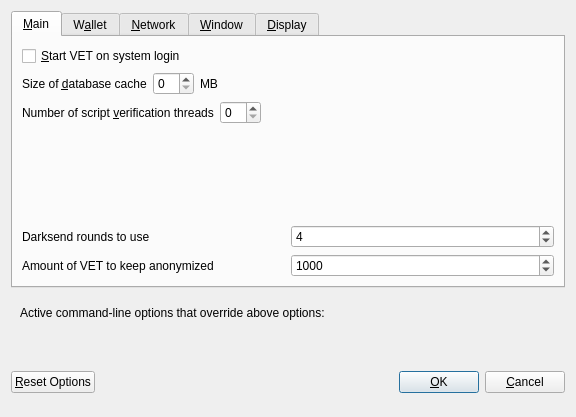
<?xml version="1.0" encoding="UTF-8"?>
<ui version="4.0">
 <class>OptionsDialog</class>
 <widget class="QDialog" name="OptionsDialog">
  <property name="geometry">
   <rect>
    <x>0</x>
    <y>0</y>
    <width>576</width>
    <height>417</height>
   </rect>
  </property>
  <property name="windowTitle">
   <string>Options</string>
  </property>
  <property name="modal">
   <bool>true</bool>
  </property>
  <layout class="QVBoxLayout" name="verticalLayout">
   <item>
    <widget class="QTabWidget" name="tabWidget">
     <property name="currentIndex">
      <number>0</number>
     </property>
     <widget class="QWidget" name="tabMain">
      <attribute name="title">
       <string>&amp;Main</string>
      </attribute>
      <layout class="QVBoxLayout" name="verticalLayout_Main">
       <item>
        <widget class="QCheckBox" name="bitcoinAtStartup">
         <property name="toolTip">
          <string>Automatically start VET after logging in to the system.</string>
         </property>
         <property name="text">
          <string>&amp;Start VET on system login</string>
         </property>
        </widget>
       </item>
       <item>
        <layout class="QHBoxLayout" name="horizontalLayout_2_Main">
         <item>
          <widget class="QLabel" name="databaseCacheLabel">
           <property name="text">
            <string>Size of &amp;database cache</string>
           </property>
           <property name="textFormat">
            <enum>Qt::PlainText</enum>
           </property>
           <property name="buddy">
            <cstring>databaseCache</cstring>
           </property>
          </widget>
         </item>
         <item>
          <widget class="QSpinBox" name="databaseCache"/>
         </item>
         <item>
          <widget class="QLabel" name="databaseCacheUnitLabel">
           <property name="text">
            <string>MB</string>
           </property>
           <property name="textFormat">
            <enum>Qt::PlainText</enum>
           </property>
          </widget>
         </item>
         <item>
          <spacer name="horizontalSpacer_2_Main">
           <property name="orientation">
            <enum>Qt::Horizontal</enum>
           </property>
           <property name="sizeHint" stdset="0">
            <size>
             <width>40</width>
             <height>20</height>
            </size>
           </property>
          </spacer>
         </item>
        </layout>
       </item>
       <item>
        <layout class="QHBoxLayout" name="horizontalLayout_3_Main">
         <item>
          <widget class="QLabel" name="threadsScriptVerifLabel">
           <property name="text">
            <string>Number of script &amp;verification threads</string>
           </property>
           <property name="textFormat">
            <enum>Qt::PlainText</enum>
           </property>
           <property name="buddy">
            <cstring>threadsScriptVerif</cstring>
           </property>
          </widget>
         </item>
         <item>
          <widget class="QSpinBox" name="threadsScriptVerif">
           <property name="toolTip">
            <string>(0 = auto, &lt;0 = leave that many cores free)</string>
           </property>
          </widget>
         </item>
         <item>
          <spacer name="horizontalSpacer_3_Main">
           <property name="orientation">
            <enum>Qt::Horizontal</enum>
           </property>
           <property name="sizeHint" stdset="0">
            <size>
             <width>40</width>
             <height>20</height>
            </size>
           </property>
          </spacer>
         </item>
        </layout>
       </item>
       <item>
        <spacer name="verticalSpacer_Main">
         <property name="orientation">
          <enum>Qt::Vertical</enum>
         </property>
         <property name="sizeHint" stdset="0">
          <size>
           <width>20</width>
           <height>40</height>
          </size>
         </property>
        </spacer>
       </item>
       <item>
        <layout class="QHBoxLayout" name="horizontalLayout_4_Main">
         <item>
          <widget class="QLabel" name="label">
           <property name="toolTip">
            <string>This setting determines the amount of individual masternodes that an input will be anonymized through.&lt;br/&gt;More rounds of anonymization gives a higher degree of privacy, but also costs more in fees.</string>
           </property>
           <property name="text">
            <string>Darksend rounds to use</string>
           </property>
          </widget>
         </item>
         <item>
          <widget class="QSpinBox" name="DarksendRounds">
           <property name="minimum">
            <number>2</number>
           </property>
           <property name="maximum">
            <number>8</number>
           </property>
           <property name="value">
            <number>4</number>
           </property>
          </widget>
         </item>
        </layout>
       </item>
       <item>
        <layout class="QHBoxLayout" name="horizontalLayout">
         <item>
          <widget class="QLabel" name="label_2">
           <property name="toolTip">
            <string>This amount acts as a threshold to turn off Darksend once it's reached.</string>
           </property>
           <property name="statusTip">
            <string notr="true"/>
           </property>
           <property name="whatsThis">
            <string notr="true"/>
           </property>
           <property name="accessibleName">
            <string notr="true"/>
           </property>
           <property name="accessibleDescription">
            <string notr="true"/>
           </property>
           <property name="text">
            <string>Amount of VET to keep anonymized</string>
           </property>
          </widget>
         </item>
         <item>
          <widget class="QSpinBox" name="anonymizeVET">
           <property name="minimum">
            <number>100</number>
           </property>
           <property name="maximum">
            <number>100000</number>
           </property>
           <property name="singleStep">
            <number>100</number>
           </property>
           <property name="value">
            <number>1000</number>
           </property>
          </widget>
         </item>
        </layout>
       </item>
      </layout>
     </widget>
     <widget class="QWidget" name="tabWallet">
      <attribute name="title">
       <string>W&amp;allet</string>
      </attribute>
      <layout class="QVBoxLayout" name="verticalLayout_Wallet">
       <item>
        <widget class="QGroupBox" name="groupBox">
         <property name="title">
          <string>Expert</string>
         </property>
         <layout class="QVBoxLayout" name="verticalLayout_2">
          <item>
           <widget class="QCheckBox" name="coinControlFeatures">
            <property name="toolTip">
             <string>Whether to show coin control features or not.</string>
            </property>
            <property name="text">
             <string>Enable coin &amp;control features</string>
            </property>
           </widget>
          </item>
          <item>
           <widget class="QCheckBox" name="showMasternodesTab">
            <property name="toolTip">
             <string>Show additional tab listing all your masternodes in first sub-tab&lt;br/&gt;and all masternodes on the network in second sub-tab.</string>
            </property>
            <property name="text">
             <string>Show Masternodes Tab</string>
            </property>
           </widget>
          </item>
          <item>
           <widget class="QCheckBox" name="spendZeroConfChange">
            <property name="toolTip">
             <string>If you disable the spending of unconfirmed change, the change from a transaction&lt;br/&gt;cannot be used until that transaction has at least one confirmation.&lt;br/&gt;This also affects how your balance is computed.</string>
            </property>
            <property name="text">
             <string>&amp;Spend unconfirmed change</string>
            </property>
           </widget>
          </item>
         </layout>
        </widget>
       </item>
       <item>
        <spacer name="verticalSpacer_Wallet">
         <property name="orientation">
          <enum>Qt::Vertical</enum>
         </property>
         <property name="sizeHint" stdset="0">
          <size>
           <width>20</width>
           <height>40</height>
          </size>
         </property>
        </spacer>
       </item>
      </layout>
     </widget>
     <widget class="QWidget" name="tabNetwork">
      <attribute name="title">
       <string>&amp;Network</string>
      </attribute>
      <layout class="QVBoxLayout" name="verticalLayout_Network">
       <item>
        <widget class="QCheckBox" name="mapPortUpnp">
         <property name="toolTip">
          <string>Automatically open the VET client port on the router. This only works when your router supports UPnP and it is enabled.</string>
         </property>
         <property name="text">
          <string>Map port using &amp;UPnP</string>
         </property>
        </widget>
       </item>
       <item>
        <widget class="QCheckBox" name="allowIncoming">
         <property name="toolTip">
          <string>Accept connections from outside</string>
         </property>
         <property name="text">
          <string>Allow incoming connections</string>
         </property>
        </widget>
       </item>
       <item>
        <widget class="QCheckBox" name="connectSocks">
         <property name="toolTip">
          <string>Connect to the VET network through a SOCKS5 proxy.</string>
         </property>
         <property name="text">
          <string>&amp;Connect through SOCKS5 proxy (default proxy):</string>
         </property>
        </widget>
       </item>
       <item>
        <layout class="QHBoxLayout" name="horizontalLayout_1_Network">
         <item>
          <widget class="QLabel" name="proxyIpLabel">
           <property name="text">
            <string>Proxy &amp;IP:</string>
           </property>
           <property name="textFormat">
            <enum>Qt::PlainText</enum>
           </property>
           <property name="buddy">
            <cstring>proxyIp</cstring>
           </property>
          </widget>
         </item>
         <item>
          <widget class="QValidatedLineEdit" name="proxyIp">
           <property name="minimumSize">
            <size>
             <width>140</width>
             <height>0</height>
            </size>
           </property>
           <property name="maximumSize">
            <size>
             <width>140</width>
             <height>16777215</height>
            </size>
           </property>
           <property name="toolTip">
            <string>IP address of the proxy (e.g. IPv4: 127.0.0.1 / IPv6: ::1)</string>
           </property>
          </widget>
         </item>
         <item>
          <widget class="QLabel" name="proxyPortLabel">
           <property name="text">
            <string>&amp;Port:</string>
           </property>
           <property name="textFormat">
            <enum>Qt::PlainText</enum>
           </property>
           <property name="buddy">
            <cstring>proxyPort</cstring>
           </property>
          </widget>
         </item>
         <item>
          <widget class="QLineEdit" name="proxyPort">
           <property name="minimumSize">
            <size>
             <width>55</width>
             <height>0</height>
            </size>
           </property>
           <property name="maximumSize">
            <size>
             <width>55</width>
             <height>16777215</height>
            </size>
           </property>
           <property name="toolTip">
            <string>Port of the proxy (e.g. 9050)</string>
           </property>
          </widget>
         </item>
         <item>
          <spacer name="horizontalSpacer_1_Network">
           <property name="orientation">
            <enum>Qt::Horizontal</enum>
           </property>
           <property name="sizeHint" stdset="0">
            <size>
             <width>40</width>
             <height>20</height>
            </size>
           </property>
          </spacer>
         </item>
        </layout>
       </item>
       <item>
        <spacer name="verticalSpacer_Network">
         <property name="orientation">
          <enum>Qt::Vertical</enum>
         </property>
         <property name="sizeHint" stdset="0">
          <size>
           <width>20</width>
           <height>40</height>
          </size>
         </property>
        </spacer>
       </item>
      </layout>
     </widget>
     <widget class="QWidget" name="tabWindow">
      <attribute name="title">
       <string>&amp;Window</string>
      </attribute>
      <layout class="QVBoxLayout" name="verticalLayout_Window">
       <item>
        <widget class="QCheckBox" name="minimizeToTray">
         <property name="toolTip">
          <string>Show only a tray icon after minimizing the window.</string>
         </property>
         <property name="text">
          <string>&amp;Minimize to the tray instead of the taskbar</string>
         </property>
        </widget>
       </item>
       <item>
        <widget class="QCheckBox" name="minimizeOnClose">
         <property name="toolTip">
          <string>Minimize instead of exit the application when the window is closed. When this option is enabled, the application will be closed only after selecting Quit in the menu.</string>
         </property>
         <property name="text">
          <string>M&amp;inimize on close</string>
         </property>
        </widget>
       </item>
       <item>
        <spacer name="verticalSpacer_Window">
         <property name="orientation">
          <enum>Qt::Vertical</enum>
         </property>
         <property name="sizeHint" stdset="0">
          <size>
           <width>20</width>
           <height>40</height>
          </size>
         </property>
        </spacer>
       </item>
      </layout>
     </widget>
     <widget class="QWidget" name="tabDisplay">
      <attribute name="title">
       <string>&amp;Display</string>
      </attribute>
      <layout class="QVBoxLayout" name="verticalLayout_Display">
       <item>
        <layout class="QHBoxLayout" name="horizontalLayout_1_Display">
         <item>
          <widget class="QLabel" name="langLabel">
           <property name="text">
            <string>User Interface &amp;language:</string>
           </property>
           <property name="textFormat">
            <enum>Qt::PlainText</enum>
           </property>
           <property name="buddy">
            <cstring>lang</cstring>
           </property>
          </widget>
         </item>
         <item>
          <widget class="QValueComboBox" name="lang">
           <property name="toolTip">
            <string>The user interface language can be set here. This setting will take effect after restarting VET.</string>
           </property>
          </widget>
         </item>
        </layout>
       </item>
       <item>
        <widget class="QLabel" name="label_3">
         <property name="toolTip">
          <string notr="true"/>
         </property>
         <property name="statusTip">
          <string notr="true"/>
         </property>
         <property name="whatsThis">
          <string notr="true"/>
         </property>
         <property name="accessibleName">
          <string notr="true"/>
         </property>
         <property name="text">
          <string>Language missing or translation incomplete? Help contributing translations here:
https://www.transifex.com/vetani-project/vetani-project-translations</string>
         </property>
         <property name="wordWrap">
          <bool>true</bool>
         </property>
         <property name="openExternalLinks">
          <bool>true</bool>
         </property>
         <property name="textInteractionFlags">
          <set>Qt::TextBrowserInteraction</set>
         </property>
        </widget>
       </item>
       <item>
        <layout class="QHBoxLayout" name="horizontalLayout_4_Display" stretch="0,0">
         <item>
          <widget class="QLabel" name="themeLabel">
           <property name="text">
            <string>User Interface Theme:</string>
           </property>
          </widget>
         </item>
         <item>
          <widget class="QValueComboBox" name="theme"/>
         </item>
        </layout>
       </item>
       <item>
        <widget class="Line" name="line">
         <property name="orientation">
          <enum>Qt::Horizontal</enum>
         </property>
        </widget>
       </item>
       <item>
        <layout class="QHBoxLayout" name="horizontalLayout_2_Display">
         <item>
          <widget class="QLabel" name="unitLabel">
           <property name="text">
            <string>&amp;Unit to show amounts in:</string>
           </property>
           <property name="textFormat">
            <enum>Qt::PlainText</enum>
           </property>
           <property name="buddy">
            <cstring>unit</cstring>
           </property>
          </widget>
         </item>
         <item>
          <widget class="QValueComboBox" name="unit">
           <property name="toolTip">
            <string>Choose the default subdivision unit to show in the interface and when sending coins.</string>
           </property>
          </widget>
         </item>
        </layout>
       </item>
       <item>
        <layout class="QHBoxLayout" name="horizontalLayout_5_Display">
         <item>
          <widget class="QLabel" name="digitsLabel">
           <property name="text">
            <string>Decimal digits</string>
           </property>
          </widget>
         </item>
         <item>
          <widget class="QValueComboBox" name="digits"/>
         </item>
        </layout>
       </item>
       <item>
        <layout class="QHBoxLayout" name="horizontalLayout_3_Display">
         <item>
          <widget class="QLabel" name="thirdPartyTxUrlsLabel">
           <property name="toolTip">
            <string>Third party URLs (e.g. a block explorer) that appear in the transactions tab as context menu items. %s in the URL is replaced by transaction hash. Multiple URLs are separated by vertical bar |.</string>
           </property>
           <property name="text">
            <string>Third party transaction URLs</string>
           </property>
           <property name="buddy">
            <cstring>thirdPartyTxUrls</cstring>
           </property>
          </widget>
         </item>
         <item>
          <widget class="QLineEdit" name="thirdPartyTxUrls">
           <property name="toolTip">
            <string>Third party URLs (e.g. a block explorer) that appear in the transactions tab as context menu items. %s in the URL is replaced by transaction hash. Multiple URLs are separated by vertical bar |.</string>
           </property>
          </widget>
         </item>
        </layout>
       </item>
       <item>
        <spacer name="verticalSpacer">
         <property name="orientation">
          <enum>Qt::Vertical</enum>
         </property>
         <property name="sizeHint" stdset="0">
          <size>
           <width>20</width>
           <height>40</height>
          </size>
         </property>
        </spacer>
       </item>
      </layout>
     </widget>
    </widget>
   </item>
   <item>
    <widget class="QFrame" name="frame">
     <layout class="QVBoxLayout" name="verticalLayout_Bottom">
      <item>
       <layout class="QHBoxLayout" name="horizontalLayout_Bottom">
        <item>
         <widget class="QLabel" name="overriddenByCommandLineInfoLabel">
          <property name="text">
           <string>Active command-line options that override above options:</string>
          </property>
          <property name="textFormat">
           <enum>Qt::PlainText</enum>
          </property>
         </widget>
        </item>
        <item>
         <spacer name="horizontalSpacer_Bottom">
          <property name="orientation">
           <enum>Qt::Horizontal</enum>
          </property>
          <property name="sizeHint" stdset="0">
           <size>
            <width>40</width>
            <height>20</height>
           </size>
          </property>
         </spacer>
        </item>
       </layout>
      </item>
      <item>
       <widget class="QLabel" name="overriddenByCommandLineLabel">
        <property name="text">
         <string/>
        </property>
        <property name="textFormat">
         <enum>Qt::PlainText</enum>
        </property>
        <property name="wordWrap">
         <bool>true</bool>
        </property>
       </widget>
      </item>
     </layout>
    </widget>
   </item>
   <item>
    <layout class="QHBoxLayout" name="horizontalLayout_Buttons">
     <item>
      <widget class="QPushButton" name="resetButton">
       <property name="toolTip">
        <string>Reset all client options to default.</string>
       </property>
       <property name="text">
        <string>&amp;Reset Options</string>
       </property>
       <property name="autoDefault">
        <bool>false</bool>
       </property>
      </widget>
     </item>
     <item>
      <spacer name="horizontalSpacer_1">
       <property name="orientation">
        <enum>Qt::Horizontal</enum>
       </property>
       <property name="sizeHint" stdset="0">
        <size>
         <width>40</width>
         <height>48</height>
        </size>
       </property>
      </spacer>
     </item>
     <item>
      <widget class="QLabel" name="statusLabel">
       <property name="minimumSize">
        <size>
         <width>200</width>
         <height>0</height>
        </size>
       </property>
       <property name="font">
        <font>
         <weight>75</weight>
         <bold>true</bold>
        </font>
       </property>
       <property name="text">
        <string/>
       </property>
       <property name="textFormat">
        <enum>Qt::PlainText</enum>
       </property>
       <property name="wordWrap">
        <bool>true</bool>
       </property>
      </widget>
     </item>
     <item>
      <spacer name="horizontalSpacer_2">
       <property name="orientation">
        <enum>Qt::Horizontal</enum>
       </property>
       <property name="sizeHint" stdset="0">
        <size>
         <width>40</width>
         <height>48</height>
        </size>
       </property>
      </spacer>
     </item>
     <item>
      <widget class="QPushButton" name="okButton">
       <property name="text">
        <string>&amp;OK</string>
       </property>
       <property name="autoDefault">
        <bool>false</bool>
       </property>
       <property name="default">
        <bool>true</bool>
       </property>
      </widget>
     </item>
     <item>
      <widget class="QPushButton" name="cancelButton">
       <property name="text">
        <string>&amp;Cancel</string>
       </property>
       <property name="autoDefault">
        <bool>false</bool>
       </property>
      </widget>
     </item>
    </layout>
   </item>
  </layout>
 </widget>
 <customwidgets>
  <customwidget>
   <class>QValidatedLineEdit</class>
   <extends>QLineEdit</extends>
   <header>qvalidatedlineedit.h</header>
  </customwidget>
  <customwidget>
   <class>QValueComboBox</class>
   <extends>QComboBox</extends>
   <header>qvaluecombobox.h</header>
  </customwidget>
 </customwidgets>
 <resources/>
 <connections/>
</ui>
